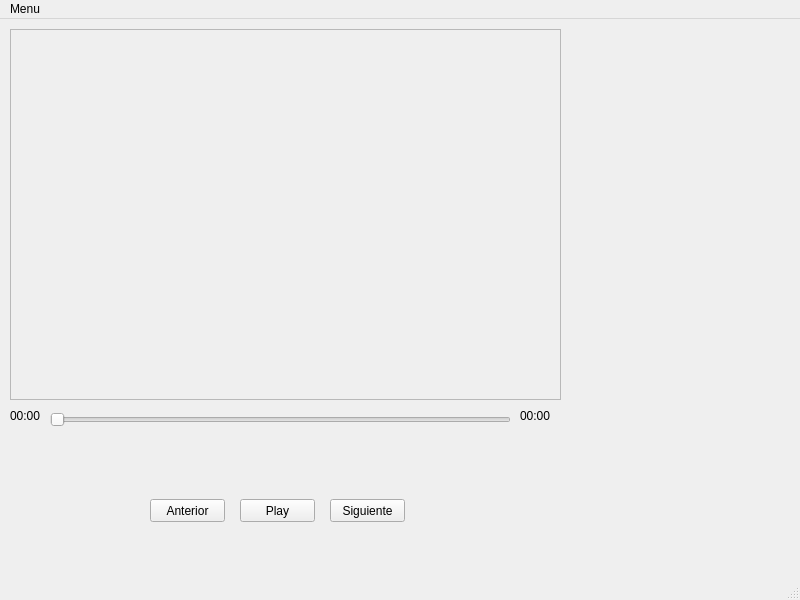
<?xml version="1.0" encoding="UTF-8"?>
<ui version="4.0">
 <class>MainWindow</class>
 <widget class="QMainWindow" name="MainWindow">
  <property name="geometry">
   <rect>
    <x>0</x>
    <y>0</y>
    <width>800</width>
    <height>600</height>
   </rect>
  </property>
  <property name="windowTitle">
   <string>MainWindow</string>
  </property>
  <widget class="QWidget" name="centralwidget">
   <widget class="QWidget" name="verticalLayoutWidget">
    <property name="geometry">
     <rect>
      <x>569</x>
      <y>10</y>
      <width>221</width>
      <height>531</height>
     </rect>
    </property>
    <layout class="QVBoxLayout" name="verticalLayout"/>
   </widget>
   <widget class="QFrame" name="frame">
    <property name="geometry">
     <rect>
      <x>10</x>
      <y>10</y>
      <width>551</width>
      <height>371</height>
     </rect>
    </property>
    <property name="frameShape">
     <enum>QFrame::StyledPanel</enum>
    </property>
    <property name="frameShadow">
     <enum>QFrame::Raised</enum>
    </property>
   </widget>
   <widget class="QSlider" name="horizontalSlider">
    <property name="geometry">
     <rect>
      <x>50</x>
      <y>390</y>
      <width>461</width>
      <height>22</height>
     </rect>
    </property>
    <property name="orientation">
     <enum>Qt::Horizontal</enum>
    </property>
   </widget>
   <widget class="QLabel" name="label">
    <property name="geometry">
     <rect>
      <x>10</x>
      <y>390</y>
      <width>46</width>
      <height>13</height>
     </rect>
    </property>
    <property name="text">
     <string>00:00</string>
    </property>
   </widget>
   <widget class="QLabel" name="label_2">
    <property name="geometry">
     <rect>
      <x>520</x>
      <y>390</y>
      <width>46</width>
      <height>13</height>
     </rect>
    </property>
    <property name="text">
     <string>00:00</string>
    </property>
   </widget>
   <widget class="QPushButton" name="pushButton">
    <property name="geometry">
     <rect>
      <x>240</x>
      <y>480</y>
      <width>75</width>
      <height>23</height>
     </rect>
    </property>
    <property name="text">
     <string>Play</string>
    </property>
   </widget>
   <widget class="QPushButton" name="pushButton_2">
    <property name="geometry">
     <rect>
      <x>330</x>
      <y>480</y>
      <width>75</width>
      <height>23</height>
     </rect>
    </property>
    <property name="text">
     <string>Siguiente</string>
    </property>
   </widget>
   <widget class="QPushButton" name="pushButton_3">
    <property name="geometry">
     <rect>
      <x>150</x>
      <y>480</y>
      <width>75</width>
      <height>23</height>
     </rect>
    </property>
    <property name="text">
     <string>Anterior</string>
    </property>
   </widget>
  </widget>
  <widget class="QMenuBar" name="menubar">
   <property name="geometry">
    <rect>
     <x>0</x>
     <y>0</y>
     <width>800</width>
     <height>21</height>
    </rect>
   </property>
   <widget class="QMenu" name="menuOpen">
    <property name="title">
     <string>Menu</string>
    </property>
    <addaction name="actionOpen"/>
   </widget>
   <addaction name="menuOpen"/>
  </widget>
  <widget class="QStatusBar" name="statusbar"/>
  <action name="actionOpen">
   <property name="text">
    <string>Open</string>
   </property>
  </action>
 </widget>
 <resources/>
 <connections/>
</ui>
